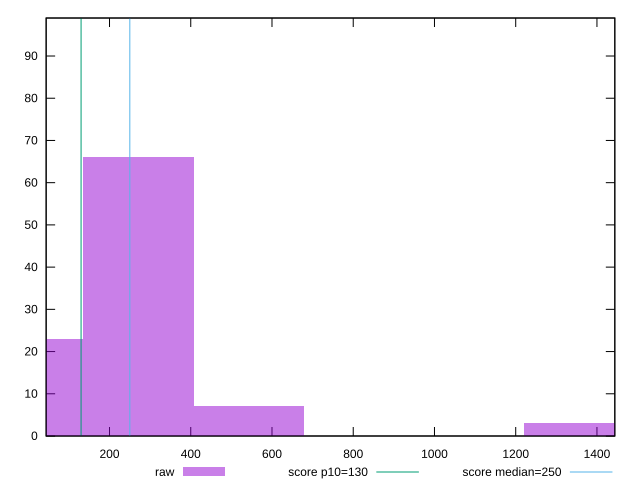

gnuplot code for this plot:
reset

$raw <<EOF
1356.1981806042684 3
542.4792722417073 7
0 23
271.2396361208537 66
EOF

set key outside below
set boxwidth 271.2396361208537
set xrange [44:1444]
set yrange [0:99]
set trange [0:99]
set style fill transparent solid 0.5 noborder

set parametric
set terminal svg size 640, 490 enhanced background rgb 'white'
set output "report/report_00029_2021-02-24T13-36-40.390Z/max-potential-fid/samples/card/raw/histogram.svg"

plot $raw title "raw" with boxes, \
     130,t title "score p10=130", \
     250,t title "score median=250"

reset
